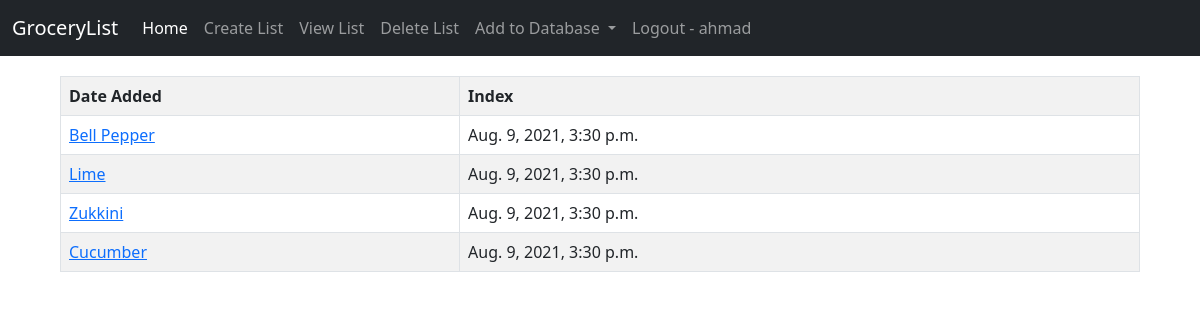
Page /grocery/list/ (signed in) on the committed database.
### grocery/models.py (models this page shows, shortened)
class GroceryList(models.Model):
    user_id = models.IntegerField(max_length=255, null=True)
    item = models.CharField(max_length=255, null=True)
    completed = models.BooleanField(default=False)
    date = models.DateTimeField(auto_now=True, null=True)

### grocery/views.py (the view)
# urls.py: path('list/', views.view_list, name='list'),
@login_required(login_url='/account/login')
def view_list(request):
    user_id = request.session['_auth_user_id']
    grocery_list = GroceryList.objects.filter(user_id=user_id)
    return render(request, 'view_list.html', {'list': grocery_list})

### grocery/templates/view_list.html (shortened to what this page needs)
{% extends 'base.html' %}
{% load static %}
{% block content %}
<link rel="stylesheet" type="text/css" href="{% static 'grocery.css' %}">
<table class="table table-striped table-bordered">
    <tr>
        <th>Date Added</th>
        <th>Index </th>
    </tr>
    {% for i in list %}
    {% if i.completed %}
    <tr>
        <!-- <td>
            <s>{{ i.id }}</s>
        </td> -->
        <td>
         <s><a href="{% url 'grocery:undo' item_id=i.id %}">{{ i.item }}</a>
        </td>
        <td id="date">
            <s>{{ i.date }}</s>
        </td>
    </tr>
    {% else %}
    <tr>
        <td>
         <a href="{% url 'grocery:complete' item_id=i.id %}">{{ i.item }}</a>
        </td>
        <td id="date">
            {{ i.date }}
        </td>
    </tr>
    {% endif %}
    {% endfor %}
</table>
{% endblock %}

### templates/base.html (shortened to what this page needs)
<!DOCTYPE html>
<html lang="en">
<head>
  <link href="https://cdn.jsdelivr.net/npm/bootstrap@5.0.2/dist/css/bootstrap.min.css" rel="stylesheet">
</head>
{% load static %}
<link rel="stylesheet" type="text/css" href="{% static 'grocery.css' %}">
<nav class="navbar navbar-expand-lg navbar-dark bg-dark">
  <div class="container-fluid">
    <a class="navbar-brand" href="#">GroceryList</a>
    <div class="collapse navbar-collapse" id="navbarNavDropdown">
      <ul class="navbar-nav">
        <li class="nav-item">
          <a class="nav-link active" aria-current="page" href="/">Home</a>
        </li>
        <li class="nav-item">
          <a class="nav-link" href="{% url 'grocery:create_list' %}">Create List</a>
        </li>
        <li class="nav-item">
          <a class="nav-link" href="{% url 'grocery:list' %}">View List</a>
        </li>
        <li class="nav-item">
          <a class="nav-link" href="{% url 'grocery:delete' %}">Delete List</a>
        </li>
        <li class="nav-item dropdown">
          <a class="nav-link dropdown-toggle" href="#" id="navbarDropdownMenuLink" role="button" data-bs-toggle="dropdown" aria-expanded="false">
            Add to Database
          </a>
        </li>
        {% if user.is_authenticated %}
        <li class="nav-item">
          <a class="nav-link" href="{% url 'user_account:logout' %}">Logout - {{ user }}</a>
        </li>
        {% else %}
        <li class="nav-item">
          <a class="nav-link" href="{% url 'user_account:login' %}">Login</a>
        </li>
        {% endif %}
      </ul>
    </div>
  </div>
</nav>
<body>
  {% block content %}
  {% endblock %}
</body>
</html>

### grocery/static/grocery.css (style rules this page uses)
table { margin: 0 auto; margin-bottom: 10px; width: 200px; max-width: 90%; margin-top: 20px; }

### rows in the picture
GroceryList: item "Bell Pepper", date "Aug. 9, 2021, 3:30 p.m."
GroceryList: item "Lime", date "Aug. 9, 2021, 3:30 p.m."
GroceryList: item "Zukkini", date "Aug. 9, 2021, 3:30 p.m."
GroceryList: item "Cucumber", date "Aug. 9, 2021, 3:30 p.m."

### other values in the picture
{{ user }} "ahmad"
